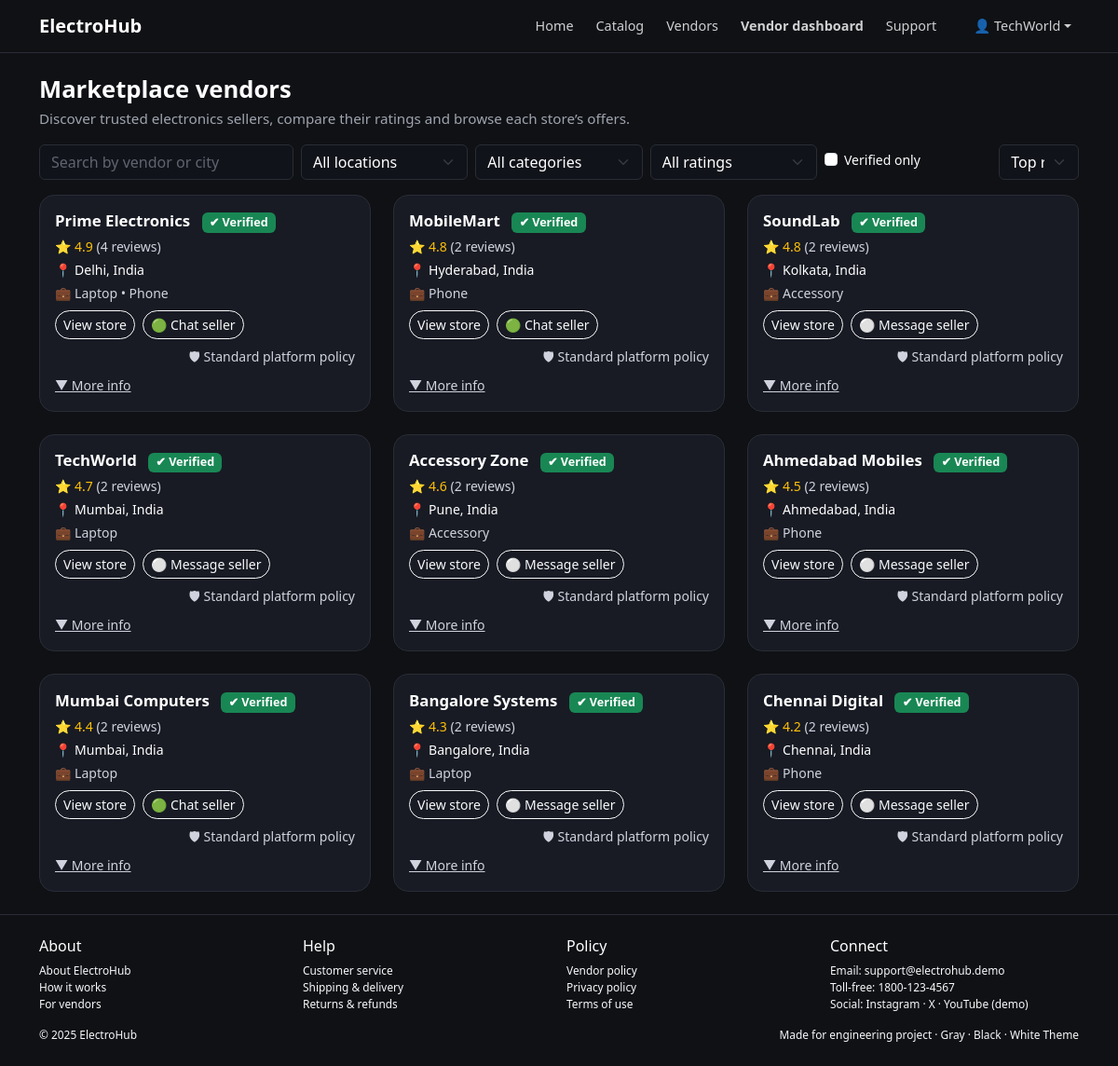
/vendors.php (signed in), run on the app's committed database.
### tables this page shows
CREATE TABLE IF NOT EXISTS vendors (
    id VARCHAR(20) PRIMARY KEY,
    name VARCHAR(255) NOT NULL,
    email VARCHAR(255) UNIQUE NOT NULL,
    password VARCHAR(255) NOT NULL,
    city VARCHAR(100) NOT NULL,
    category ENUM('laptop', 'phone', 'accessory') NOT NULL,
    status ENUM('active', 'suspended', 'pending') DEFAULT 'active',
    created_at TIMESTAMP DEFAULT CURRENT_TIMESTAMP,
    updated_at TIMESTAMP DEFAULT CURRENT_TIMESTAMP ON UPDATE CURRENT_TIMESTAMP,
    INDEX idx_email (email),
    INDEX idx_status (status),
    INDEX idx_category (category)
);

### data.php (called while the page is built, shortened)
<?php
function db(): PDO
{
    static $pdo = null;
    if ($pdo === null) {
        $pdo = Database::getInstance()->pdo();
    }
    return $pdo;
}
function all_products(): array
{
    $sql = "SELECT p.*, v.name AS vendor_name FROM products p
            JOIN vendors v ON v.id = p.vendor_id
            ORDER BY p.id";
    $rows = db()->query($sql)->fetchAll();
    $out = [];
    foreach ($rows as $row) {
        $history = [
            '3m'  => $row['price_3m'] ?? $row['price'],
            '6m'  => $row['price_6m'] ?? $row['price'],
            '12m' => $row['price_12m'] ?? $row['price'],
        ];
        $out[$row['id']] = [
            'id'        => (int) $row['id'],
            'name'      => $row['name'],
            'category'  => $row['category'],
            'brand'     => $row['brand'],
            'price'     => (int) $row['price'],
            'vendor_id' => $row['vendor_id'],
            'vendor'    => $row['vendor_name'],
            'rating'    => (float) $row['rating'],
            'image'     => $row['image'],
            'history'   => $history,
        ];
    }
    return $out;
}
function all_vendors(): array
{
    $rows = db()->query("SELECT * FROM vendors ORDER BY name")->fetchAll();
    $vendors = [];
    foreach ($rows as $row) {
        $vendors[$row['id']] = [
            'id'     => $row['id'],
            'name'   => $row['name'],
            'city'   => $row['city'],
            'email'  => $row['email'],
            'status' => $row['status'],
            'category' => $row['category'],
        ];
    }
    return $vendors;
}
function current_user(): ?array
{
    return $_SESSION['user'] ?? null;
}

### vendors.php (the view, shortened to what this page needs)
<?php require_once 'data.php';
$vendors  = all_vendors();
$products = all_products();
$statuses = $_SESSION['vendor_status'] ?? [];
$vendorList = [];
foreach ($vendors as $v) {
    $vid = $v['id'];
    $plist = [];
    foreach ($products as $p) {
        if ($p['vendor_id'] === $vid) {
            $plist[] = $p;
        }
    }
    $categories = [];
    $ratingSum = 0;
    $ratingCount = 0;
    foreach ($plist as $p) {
        $categories[$p['category']] = true;
        $ratingSum += $p['rating'];
        $ratingCount++;
    }
    $avgRating = $ratingCount ? $ratingSum / $ratingCount : 4.5;
    $reviewCount = $ratingCount * 2;
    $vendorOrders = [];
    $orderCount = count($vendorOrders);
    $cancelled  = 0;
    $fulfillRate = $orderCount ? round(100 * ($orderCount - $cancelled) / $orderCount) : 100;
    $cancelRate  = $orderCount ? round(100 *  $cancelled               / $orderCount) : 0;
    $status   = $statuses[$vid] ?? 'active';
    $verified = ($status !== 'suspended');
    $sinceYear = 2023;
    $vendorList[] = [
        'id'            => $vid,
        'name'          => $v['name'],
        'city'          => $v['city'],
        'rating'        => $avgRating,
        'reviews'       => $reviewCount,
        'categories'    => array_keys($categories),
        'product_count' => count($plist),
        'order_count'   => $orderCount,
        'fulfill_rate'  => $fulfillRate,
        'cancel_rate'   => $cancelRate,
        'status'        => $status,
        'verified'      => $verified,
        'since_year'    => $sinceYear,
    ];
}
$searchName  = trim($_GET['search'] ?? '');
$filterCity  = $_GET['city'] ?? 'all';
$filterCat   = $_GET['category'] ?? 'all';
$filterRating= $_GET['rating'] ?? 'all';
$filterVerif = isset($_GET['verified']) ? true : false;
$sort        = $_GET['sort'] ?? 'rating_desc';
$filtered = array_filter($vendorList, function($v) use ($searchName,$filterCity,$filterCat,$filterRating,$filterVerif) {
    if ($filterCity !== 'all' && $v['city'] !== $filterCity) return false;
    if ($filterCat !== 'all'  && !in_array($filterCat, $v['categories'], true)) return false;
    if ($filterRating === '4plus' && $v['rating'] < 4.0) return false;
    if ($filterVerif && !$v['verified']) return false;
    if ($searchName !== '') {
        $q = mb_strtolower($searchName);
        if (mb_stripos($v['name'], $q) === false && mb_stripos($v['city'], $q) === false) {
            return false;
        }
    }
    return true;
});
usort($filtered, function($a,$b) use ($sort) {
    switch ($sort) {
        case 'products_desc': return $b['product_count'] <=> $a['product_count'];
        case 'fulfill_desc':  return $b['fulfill_rate']  <=> $a['fulfill_rate'];
        case 'name_asc':      return strcmp($a['name'], $b['name']);
        case 'rating_desc':
        default:              return $b['rating']        <=> $a['rating'];
    }
});
?>
<!DOCTYPE html>
<html lang="en">
<head>
  <link rel="stylesheet" href="style.css">
</head>
<body>
<?php include 'nav.php'; ?>
<section class="catalog-section py-4">
  <div class="container">
    <h2 class="section-title mb-1">Marketplace vendors</h2>
    <p class="section-subtitle mb-3">
      Discover trusted electronics sellers, compare their ratings and browse each store’s offers.
    </p>
    <form class="row g-2 mb-3" method="get">
      <div class="col-md-3">
        <input type="text" name="search" class="form-control dark-input"
               placeholder="Search by vendor or city"
               value="<?= htmlspecialchars($searchName) ?>">
      </div>
      <div class="col-md-2">
        <select name="city" class="form-select dark-select">
          <option value="all" <?= $filterCity==='all'?'selected':''; ?>>All locations</option>
        </select>
      </div>
      <div class="col-md-2">
        <select name="category" class="form-select dark-select">
          <option value="all" <?= $filterCat==='all'?'selected':''; ?>>All categories</option>
        </select>
      </div>
      <div class="col-md-2">
        <select name="rating" class="form-select dark-select">
          <option value="all"    <?= $filterRating==='all'?'selected':''; ?>>All ratings</option>
        </select>
      </div>
      <div class="col-md-2 d-flex align-items-center">
        <div class="form-check small">
          <input class="form-check-input" type="checkbox" name="verified" id="filterVerified"
                 <?= $filterVerif?'checked':''; ?>>
          <label class="form-check-label" for="filterVerified">
            Verified only
          </label>
        </div>
      </div>
      <div class="col-md-1">
        <select name="sort" class="form-select dark-select">
          <option value="rating_desc"   <?= $sort==='rating_desc'?'selected':''; ?>>Top rated</option>
        </select>
      </div>
    </form>
    <?php if (!$filtered): ?>
      <p class="text-muted">
        No vendors found for these filters. Try changing location or category.
      </p>
    <?php else: ?>
      <div class="row g-4">
        <?php foreach ($filtered as $v):
          $vid   = $v['id'];
          $online = (crc32($vid) + date('Hi')) % 3 === 0;
          $catLabel = $v['categories'] ? implode(' • ', array_map('ucfirst', $v['categories'])) : 'No products yet';
        ?>
          <div class="col-md-6 col-lg-4">
            <div class="product-card fade-up">
              <div class="product-body">
                <div class="d-flex justify-content-between align-items-center mb-1">
                  <div class="vendor-card-header-name">
                    <?= htmlspecialchars($v['name']) ?>
                    <?php if ($v['verified']): ?>
                      <span class="badge bg-success ms-2">✔ Verified</span>
                    <?php elseif ($v['status']==='suspended'): ?>
                      <span class="badge bg-danger ms-2">Temporarily unavailable</span>
                    <?php endif; ?>
                  </div>
                </div>
                <div class="small mb-1">
                  <span class="text-warning">
                    ⭐ <?= number_format($v['rating'],1) ?>
                  </span>
                  <span class="text-muted"> (<?= $v['reviews'] ?> reviews)</span>
                </div>
                <div class="small mb-1">
                  📍 <?= htmlspecialchars($v['city']) ?>, India
                </div>
                <div class="small mb-2 text-muted">
                  💼 <?= htmlspecialchars($catLabel) ?>
                </div>
                <div class="d-flex flex-wrap gap-2 mb-2">
                  <a href="catalog.php?vendor=<?= urlencode($vid) ?>"
                     class="btn btn-sm btn-outline-light rounded-pill btn-soft">
                    View store
                  </a>
                  <?php if ($online && $v['status']!=='suspended'): ?>
                    <a href="support.php#vendor-support"
                       class="btn btn-sm btn-outline-light rounded-pill btn-soft">
                      🟢 Chat seller
                    </a>
                  <?php else: ?>
                    <a href="support.php#vendor-support"
                       class="btn btn-sm btn-outline-light rounded-pill btn-soft">
                      ⚪ Message seller
                    </a>
                  <?php endif; ?>
                  <span class="small text-muted ms-auto">
                    🛡 Standard platform policy
                  </span>
                </div>
                <a class="small text-muted" data-bs-toggle="collapse"
                   href="#vendorMore-<?= htmlspecialchars($vid) ?>" role="button"
                   aria-expanded="false" aria-controls="vendorMore-<?= htmlspecialchars($vid) ?>">
                  ▼ More info
                </a>
              </div>
            </div>
          </div>
        <?php endforeach; ?>
      </div>
    <?php endif; ?>
  </div>
</section>
<?php include 'footer.php'; ?>
</body>
</html>

### nav.php (shortened to what this page needs)
<?php require_once 'data.php';
$user = current_user();
$role = $user['role'] ?? null;
$name = $user['name'] ?? null;
?>
<nav class="navbar navbar-expand-lg main-navbar sticky-top">
  <div class="container">
    <a class="navbar-brand fw-bold" href="index.php">ElectroHub</a>
    <div class="collapse navbar-collapse" id="navbarNav">
      <ul class="navbar-nav ms-lg-auto gap-2 nav-main-list">
        <li class="nav-item"><a class="nav-link" href="index.php">Home</a></li>
        <li class="nav-item"><a class="nav-link" href="catalog.php">Catalog</a></li>
        <li class="nav-item"><a class="nav-link" href="vendors.php">Vendors</a></li>
        <?php if ($role === 'vendor'): ?>
          <li class="nav-item">
            <a class="nav-link fw-semibold text-info" href="vendor_dashboard.php">
              Vendor dashboard
            </a>
          </li>
        <?php endif; ?>
        <li class="nav-item"><a class="nav-link" href="support.php">Support</a></li>
        <?php if ($user): ?>
          <li class="nav-item dropdown ms-lg-3">
            <a class="nav-link dropdown-toggle d-flex align-items-center" href="#"
               id="accountDropdown" role="button" data-bs-toggle="dropdown" aria-expanded="false">
              <span class="me-1">👤</span>
              <span><?= htmlspecialchars($name) ?></span>
            </a>
          </li>
        <?php endif; ?>
      </ul>
    </div>
  </div>
</nav>

### style.css (style rules this page uses)
:root { --bg-main: #0f1115; --bg-section: #15171d; --bg-card: #181b24; --text-main: #ffffff; --text-muted: #a0a4af; --accent: #ffffff; --border-subtle: #2a2d36; --chip-bg: #1d2028; }
html, body { margin: 0; background-color: var(--bg-main); color: var(--text-main); font-family: system-ui, -apple-system, BlinkMacSystemFont, "Segoe UI", sans-serif; }
.fade-up { opacity: 0; transform: translateY(12px); animation: fadeUp 0.7s ease-out forwards; }
.main-navbar, .main-footer { background-color: var(--bg-main); border-color: var(--border-subtle); }
.main-navbar { border-bottom: 1px solid var(--border-subtle); }
.navbar-brand, .nav-link { color: var(--text-main) !important; }
.nav-link { font-size: 0.9rem; opacity: 0.8; transition: opacity 0.15s; }
.nav-main-list { width: 100%; }
@media (min-width: 992px) { .nav-main-list { width: auto; align-items: center; } }
.btn-soft { position: relative; overflow: hidden; transition: transform 0.15s ease, box-shadow 0.15s ease, background 0.15s ease; }
.btn-soft::after { content: ""; position: absolute; inset: 0; background: radial-gradient(circle at top left, rgba(255, 255, 255, 0.25), transparent 55%); opacity: 0; transition: opacity 0.2s ease; }
.catalog-section { background-color: var(--bg-main); }
.section-title { font-size: 1.6rem; font-weight: 600; }
.section-subtitle { color: var(--text-muted); font-size: 0.95rem; }
.dark-input, .dark-select { background-color: #11131a; border: 1px solid var(--border-subtle); color: var(--text-main); }
.dark-input::placeholder { color: #5f6470; }
.product-card { border-radius: 1rem; background-color: var(--bg-card); border: 1px solid var(--border-subtle); overflow: hidden; display: flex; flex-direction: column; transition: transform 0.2s, box-shadow 0.2s; }
.product-body { padding: 0.9rem 1rem 1rem; }
.text-muted { color: #d0d3dd !important; }
.form-label, .form-check-label, .accordion-button, .accordion-body, .table td, .table th { color: var(--text-main) !important; }

### vendors.php (style rules this page uses)
.vendor-card-header-name { font-size: 1.05rem; font-weight: 600; }

### data on the page
vendors: name "TechWorld", rating "4.7", reviews "2", city "Mumbai", catLabel "Laptop", shows "⚪ Message seller"
vendors: name "Prime Electronics", rating "4.9", reviews "4", city "Delhi", catLabel "Laptop • Phone", status "🟢 Chat seller"
vendors: name "MobileMart", rating "4.8", reviews "2", city "Hyderabad", catLabel "Phone", status "🟢 Chat seller"
vendors: name "SoundLab", rating "4.8", reviews "2", city "Kolkata", catLabel "Accessory", shows "⚪ Message seller"
vendors: name "Accessory Zone", rating "4.6", reviews "2", city "Pune", catLabel "Accessory", shows "⚪ Message seller"
vendors: name "Ahmedabad Mobiles", rating "4.5", reviews "2", city "Ahmedabad", catLabel "Phone", shows "⚪ Message seller"
vendors: name "Mumbai Computers", rating "4.4", reviews "2", city "Mumbai", catLabel "Laptop", status "🟢 Chat seller"
vendors: name "Bangalore Systems", rating "4.3", reviews "2", city "Bangalore", catLabel "Laptop", shows "⚪ Message seller"
vendors: name "Chennai Digital", rating "4.2", reviews "2", city "Chennai", catLabel "Phone", shows "⚪ Message seller"
